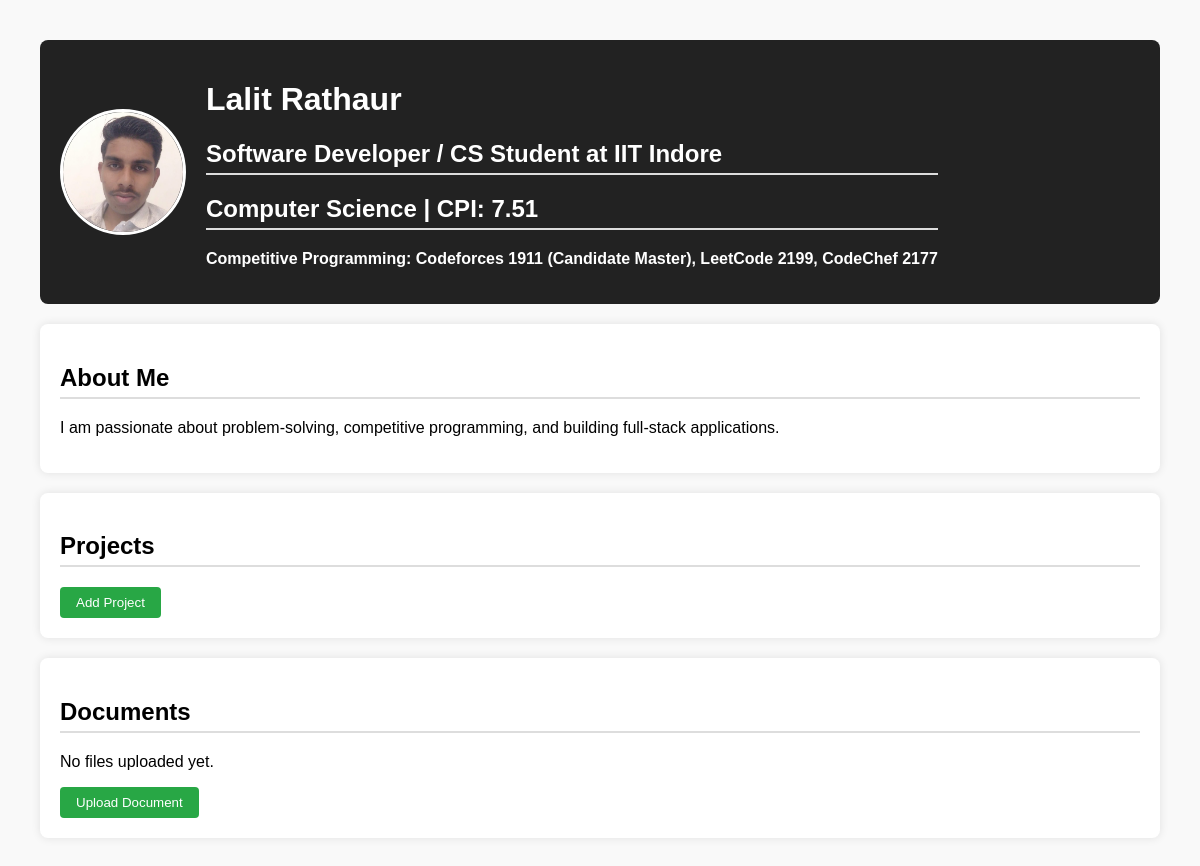
/, run on an earlier commit of the app's database.
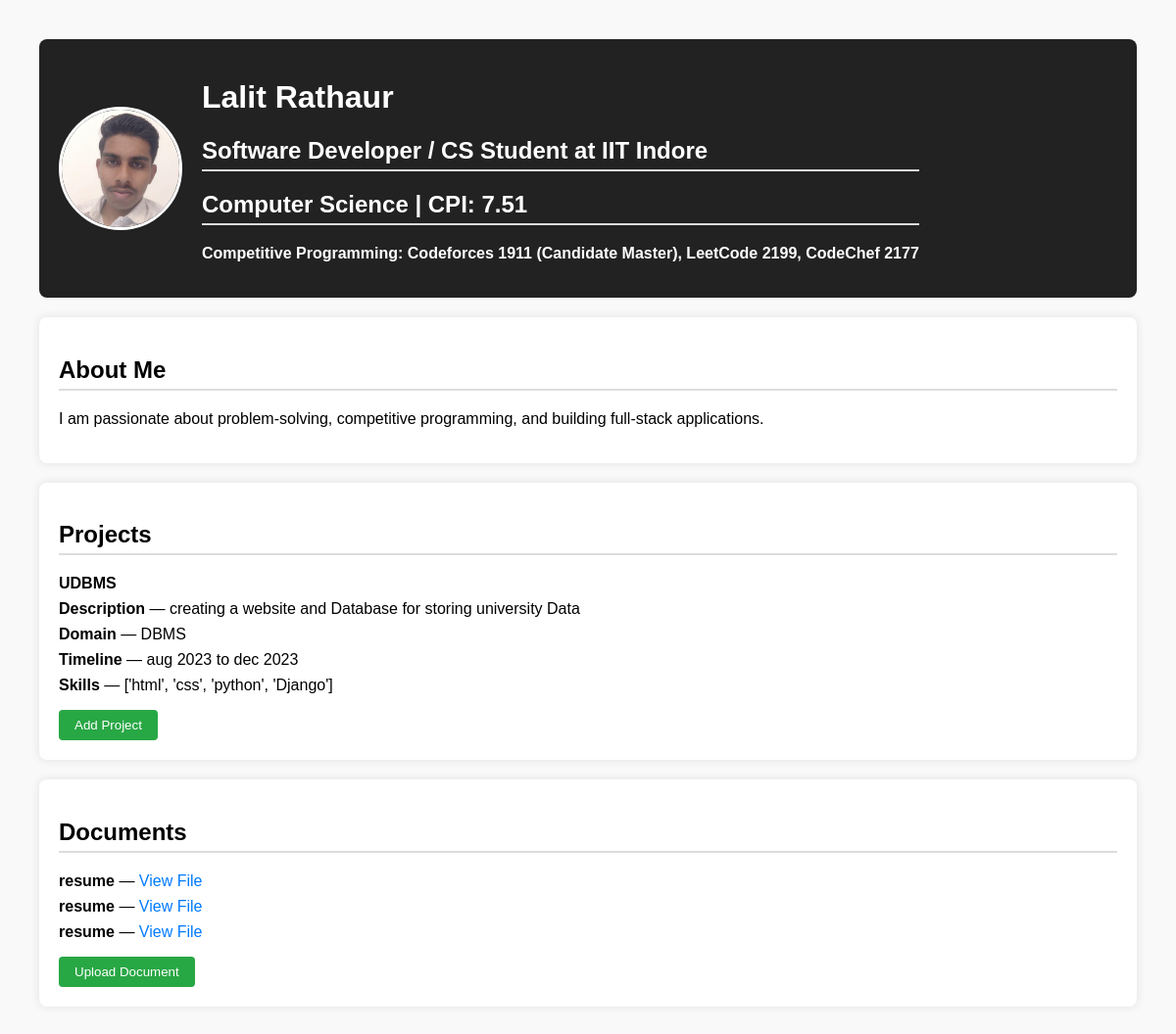
And on a later commit of the database.
### info/models.py (models this page shows, shortened)
class Project(models.Model):
    name = models.CharField(max_length=255)
    description = models.TextField()
    timeline = models.CharField(max_length=100)  # e.g., "Jan 2024 - Apr 2024"
    domain = models.CharField(max_length=100)    # e.g., "Web Development"
    skills = models.CharField(max_length=255)    # e.g., "Python, Django, React"

class Document(models.Model):
    title = models.CharField(max_length=255)
    uploaded_file = models.FileField(upload_to='uploads/')  # files will be stored in MEDIA_ROOT/uploads/
    uploaded_at = models.DateTimeField(auto_now_add=True)

### info/views.py (the view, shortened to what this page needs)
# urls.py: path('',views.portfolio,name='portpolio')
def portfolio(request):
    documents = Document.objects.all()
    projects = Project.objects.all()
    form = DocumentForm()
    project_form = ProjectForm()
    profile_filename = "your_photo.jpg"
    profile_path = os.path.join(settings.MEDIA_ROOT, profile_filename)
    if os.path.isfile(profile_path):
        profile_image_url = request.build_absolute_uri(settings.MEDIA_URL + profile_filename)
    else:
        profile_image_url = None
    context = {
        "name": "Lalit Rathaur",
        "role": "Software Developer / CS Student at IIT Indore",
        "branch": "Computer Science",
        "cpi": "7.51",
        "codeforces": "1911 (Candidate Master)",
        "leetcode": "2199",
        "codechef": "2177",
        "about": "I am passionate about problem-solving, competitive programming, and building full-stack applications.",
        "projects": projects,
        "documents": documents,
        "form": form,
        "project_form": project_form,
        "profile_image": profile_image_url
    }
    return render(request, "index.html", context)

### template/index.html (shortened to what this page needs)
<!DOCTYPE html>
<html>
<head>
</head>
<body>
<header>
    <img src="{{ profile_image}}" alt="{{ name }}'s Photo">
    <div>
        <h1>{{ name }}</h1>
        <h2>{{ role }}</h2>
        <h2>{{ branch }} | CPI: {{ cpi }}</h2>
        <p><b>Competitive Programming:
            Codeforces {{ codeforces }},
            LeetCode {{ leetcode }},
            CodeChef {{ codechef }}
        </b></p>
    </div>
</header>
<section>
    <h2>About Me</h2>
    <p>{{ about }}</p>
</section>
<section>
    <h2>Projects</h2>
    <ul>
        {% for project in projects %}
            <li><strong>{{ project.name }}</strong></li>
            <li><b>Description</b> — {{ project.description }}</li>
            <li><b>Domain</b> — {{ project.domain }}</li>
            <li><b>Timeline</b> — {{ project.timeline }}</li>
            <li><b>Skills</b> — {{ project.skills }}</li>
        {% endfor %}
    </ul>
    <button onclick="openModal('projectModal')">Add Project</button>
</section>
<section>
    <h2>Documents</h2>
    <ul>
        {% for doc in documents %}
            <li>
                <strong>{{ doc.title }}</strong> —
                <a href="{{ doc.uploaded_file.url }}" target="_blank">View File</a>
            </li>
        {% empty %}
            <li>No files uploaded yet.</li>
        {% endfor %}
    </ul>
    <button onclick="openModal('documentModal')">Upload Document</button>
</section>
</body>
</html>

### template/index.html (style rules this page uses)
body { font-family: Arial, sans-serif; margin: 40px; background: #f9f9f9; }
header { background: #222; color: white; padding: 20px; border-radius: 8px; display: flex; align-items: center; gap: 20px; }
header img { width: 120px; height: 120px; border-radius: 50%; border: 3px solid white; object-fit: cover; }
section { margin-top: 20px; padding: 20px; background: white; border-radius: 8px; box-shadow: 0px 0px 10px rgba(0,0,0,0.1); }
h2 { border-bottom: 2px solid #ddd; padding-bottom: 5px; }
ul { list-style: none; padding: 0; }
li { margin: 8px 0; }
a { color: #007BFF; text-decoration: none; }
button { padding: 8px 16px; background: #28a745; color: white; border: none; cursor: pointer; border-radius: 4px; }

What changed in the data, as far as the page shows it:
added Project: name "UDBMS", description "creating a website and Database for storing university Data", domain "DBMS", timeline "aug 2023 to dec 2023", skills "['html', 'css', 'python', 'Django']"
added Document: title "resume"
added Document: title "resume"
added Document: title "resume"
Also different on the page:
text no longer shown: "No files uploaded yet."
